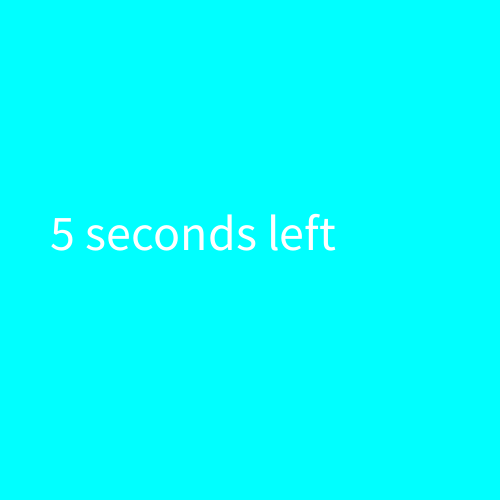
Frame 1 (no input)
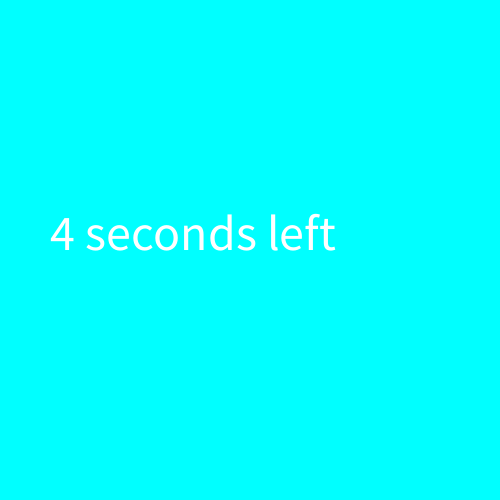
Frame 60 (the mouse pressed at the canvas centre just before this capture)
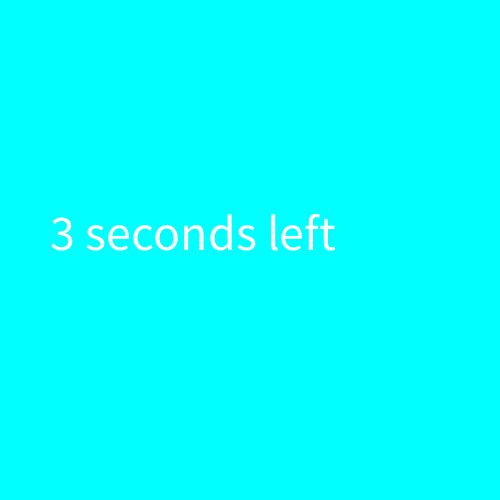
Frame 120 (the mouse held since frame 60 and released just before this capture)

The Processing sketch that drew these frames (run headless with seeded random() and noise(); from frame 60 on, the mouse is pressed at the canvas centre):

// Processing sketch: c4_11stateDiagram
// ── c4_11stateDiagram.pde
int state, count;
void setup() {
  size(500, 500);
  state = 0; // game start
  count = 0;
}
void draw() {
  if (state==0) {
    gamestart();
  } else if (state==1) {
    gameplay();
  } else gameover();
}// draw end

void gamestart() {
  background(0, 255, 255);
  count++;
  if (count>5*frameRate){
    state = 1; // to game play
    count = 0;
  }
  int t = 5 - count/(int)frameRate;
  textSize(50);
  text(t + " seconds left", width/2-200, height/2);
}
void gameplay() {
  background(120, 0, 0);
  float x, y;
  x=mouseX;
  y=mouseY;
  stroke(255);
  line(x, y, width/2, height/2);
  fill(255, 0, 0);
  rect(width*3/4, height*3/4, 100, 100);
  textSize(50);
  text("Danger", width*3/4, height*3/4);
  if (x>width*3/4 && x<width*3/4+100) {
    if (y>height*3/4 && y<height*3/4+100) {
      state = 2; // gameover
    }
  }
}
void gameover() {
  background(0, 120, 0);
  fill(0, 255, 255);
  rect(width*2, height*2, 300, 100);
  textSize(50);
  text("restart", width/2, height/2);
  fill(255);
}
void mouseClicked() {
  if (state==2) {
    float x, y;
    x=mouseX;
    y=mouseY;
    if (x>width/2 && x<width/2+300) {
      if (y>height/2 -50 && y<height/2+5) {
        state = 0; // restart
      }
    }
  }
}
